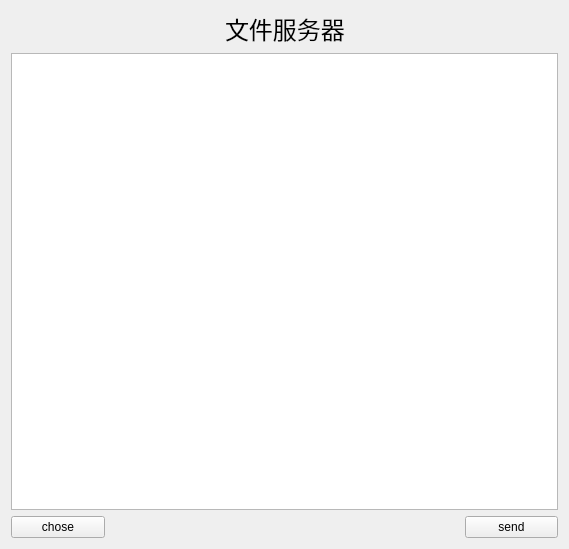
<?xml version="1.0" encoding="UTF-8"?>
<ui version="4.0">
 <class>Widget</class>
 <widget class="QWidget" name="Widget">
  <property name="geometry">
   <rect>
    <x>0</x>
    <y>0</y>
    <width>569</width>
    <height>549</height>
   </rect>
  </property>
  <property name="windowTitle">
   <string>Widget</string>
  </property>
  <layout class="QGridLayout" name="gridLayout">
   <item row="0" column="0" colspan="2">
    <spacer name="horizontalSpacer_2">
     <property name="orientation">
      <enum>Qt::Horizontal</enum>
     </property>
     <property name="sizeHint" stdset="0">
      <size>
       <width>192</width>
       <height>20</height>
      </size>
     </property>
    </spacer>
   </item>
   <item row="0" column="2">
    <widget class="QLabel" name="label">
     <property name="maximumSize">
      <size>
       <width>150</width>
       <height>16777215</height>
      </size>
     </property>
     <property name="font">
      <font>
       <family>华文行楷</family>
       <pointsize>18</pointsize>
      </font>
     </property>
     <property name="text">
      <string>文件服务器</string>
     </property>
    </widget>
   </item>
   <item row="0" column="3" colspan="2">
    <spacer name="horizontalSpacer_3">
     <property name="orientation">
      <enum>Qt::Horizontal</enum>
     </property>
     <property name="sizeHint" stdset="0">
      <size>
       <width>191</width>
       <height>20</height>
      </size>
     </property>
    </spacer>
   </item>
   <item row="1" column="0" colspan="5">
    <widget class="QTextEdit" name="textEdit"/>
   </item>
   <item row="2" column="0">
    <widget class="QPushButton" name="buttonchose">
     <property name="text">
      <string>chose</string>
     </property>
    </widget>
   </item>
   <item row="2" column="1" colspan="3">
    <spacer name="horizontalSpacer">
     <property name="orientation">
      <enum>Qt::Horizontal</enum>
     </property>
     <property name="sizeHint" stdset="0">
      <size>
       <width>348</width>
       <height>20</height>
      </size>
     </property>
    </spacer>
   </item>
   <item row="2" column="4">
    <widget class="QPushButton" name="buttonsend">
     <property name="text">
      <string>send</string>
     </property>
    </widget>
   </item>
  </layout>
 </widget>
 <resources/>
 <connections/>
</ui>
